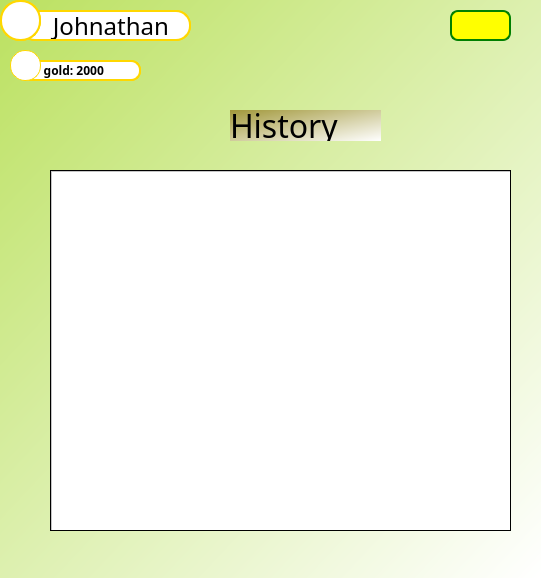
<?xml version="1.0" encoding="UTF-8"?>
<ui version="4.0">
 <class>HistoryScene</class>
 <widget class="QWidget" name="HistoryScene">
  <property name="geometry">
   <rect>
    <x>0</x>
    <y>0</y>
    <width>541</width>
    <height>578</height>
   </rect>
  </property>
  <property name="windowTitle">
   <string>Form</string>
  </property>
  <property name="styleSheet">
   <string notr="true">background-color: qlineargradient(spread:pad, x1:0, y1:0, x2:1, y2:1, stop:0 rgba(187, 225, 96, 255), stop:1 rgba(255, 255, 255, 255));</string>
  </property>
  <widget class="QFrame" name="frame_4">
   <property name="geometry">
    <rect>
     <x>20</x>
     <y>10</y>
     <width>171</width>
     <height>31</height>
    </rect>
   </property>
   <property name="styleSheet">
    <string notr="true">background-color: white; border: 2px solid gold; border-radius: 15px;</string>
   </property>
   <property name="frameShape">
    <enum>QFrame::StyledPanel</enum>
   </property>
   <property name="frameShadow">
    <enum>QFrame::Raised</enum>
   </property>
   <widget class="QLabel" name="name">
    <property name="geometry">
     <rect>
      <x>0</x>
      <y>0</y>
      <width>171</width>
      <height>31</height>
     </rect>
    </property>
    <property name="font">
     <font>
      <family>Berlin Sans FB</family>
      <pointsize>18</pointsize>
     </font>
    </property>
    <property name="text">
     <string>    Johnathan</string>
    </property>
   </widget>
  </widget>
  <widget class="QScrollArea" name="scrollArea">
   <property name="geometry">
    <rect>
     <x>50</x>
     <y>170</y>
     <width>461</width>
     <height>361</height>
    </rect>
   </property>
   <property name="styleSheet">
    <string notr="true">QScrollBar:vertical { background-color: #FF0000; }
QScrollBar:horizontal { background-color: #00FF00; }</string>
   </property>
   <property name="widgetResizable">
    <bool>true</bool>
   </property>
   <widget class="QWidget" name="scrollAreaWidgetContents_2">
    <property name="geometry">
     <rect>
      <x>0</x>
      <y>0</y>
      <width>459</width>
      <height>359</height>
     </rect>
    </property>
    <widget class="QTableView" name="ListHistoryView">
     <property name="geometry">
      <rect>
       <x>0</x>
       <y>0</y>
       <width>461</width>
       <height>361</height>
      </rect>
     </property>
     <property name="styleSheet">
      <string notr="true">background-color: rgb(255, 255, 255);</string>
     </property>
    </widget>
   </widget>
  </widget>
  <widget class="QFrame" name="frame_2">
   <property name="geometry">
    <rect>
     <x>0</x>
     <y>0</y>
     <width>41</width>
     <height>41</height>
    </rect>
   </property>
   <property name="styleSheet">
    <string notr="true">background-color: white; border: 2px solid gold; border-radius: 20px;</string>
   </property>
   <property name="frameShape">
    <enum>QFrame::StyledPanel</enum>
   </property>
   <property name="frameShadow">
    <enum>QFrame::Raised</enum>
   </property>
   <widget class="QFrame" name="frame_5">
    <property name="geometry">
     <rect>
      <x>0</x>
      <y>0</y>
      <width>41</width>
      <height>41</height>
     </rect>
    </property>
    <property name="styleSheet">
     <string notr="true">background-image: url(:/images/icons8-student-41.png);
background-repeat: no-repeat;
background-position: center;
background-size: contain; 
max-width: 200px;
max-height: 200px;
border-radius: 20px;</string>
    </property>
    <property name="frameShape">
     <enum>QFrame::StyledPanel</enum>
    </property>
    <property name="frameShadow">
     <enum>QFrame::Raised</enum>
    </property>
   </widget>
  </widget>
  <widget class="QLabel" name="label_6">
   <property name="geometry">
    <rect>
     <x>230</x>
     <y>110</y>
     <width>151</width>
     <height>31</height>
    </rect>
   </property>
   <property name="font">
    <font>
     <family>Showcard Gothic</family>
     <pointsize>24</pointsize>
    </font>
   </property>
   <property name="styleSheet">
    <string notr="true">background-color: qlineargradient(spread:pad, x1:0, y1:0, x2:1, y2:1, stop:0 rgba(161, 151, 57, 255), stop:1 rgba(255, 255, 255, 255));</string>
   </property>
   <property name="text">
    <string>History</string>
   </property>
  </widget>
  <widget class="QFrame" name="frame_6">
   <property name="geometry">
    <rect>
     <x>20</x>
     <y>60</y>
     <width>121</width>
     <height>21</height>
    </rect>
   </property>
   <property name="styleSheet">
    <string notr="true">background-color: white; border: 2px solid gold; border-radius: 10px;</string>
   </property>
   <property name="frameShape">
    <enum>QFrame::StyledPanel</enum>
   </property>
   <property name="frameShadow">
    <enum>QFrame::Raised</enum>
   </property>
   <widget class="QLabel" name="rank">
    <property name="geometry">
     <rect>
      <x>0</x>
      <y>0</y>
      <width>121</width>
      <height>21</height>
     </rect>
    </property>
    <property name="font">
     <font>
      <family>Swis721 Ex BT</family>
      <bold>true</bold>
     </font>
    </property>
    <property name="text">
     <string>      gold: 2000</string>
    </property>
   </widget>
  </widget>
  <widget class="QFrame" name="frame_7">
   <property name="geometry">
    <rect>
     <x>10</x>
     <y>50</y>
     <width>31</width>
     <height>31</height>
    </rect>
   </property>
   <property name="styleSheet">
    <string notr="true">background-color: white; border-radius: 15px; border: 1px solid gold;
background-image: url(:/images/icons8-gold-medal-30.png);
</string>
   </property>
   <property name="frameShape">
    <enum>QFrame::StyledPanel</enum>
   </property>
   <property name="frameShadow">
    <enum>QFrame::Raised</enum>
   </property>
  </widget>
  <widget class="QPushButton" name="back">
   <property name="geometry">
    <rect>
     <x>450</x>
     <y>10</y>
     <width>61</width>
     <height>31</height>
    </rect>
   </property>
   <property name="styleSheet">
    <string notr="true">image: url(:/images/back+icon-1320196060092920381.png);
background-color: yellow;
border-radius: 8px; border: 2px solid green;</string>
   </property>
   <property name="text">
    <string/>
   </property>
  </widget>
 </widget>
 <resources/>
 <connections/>
</ui>
